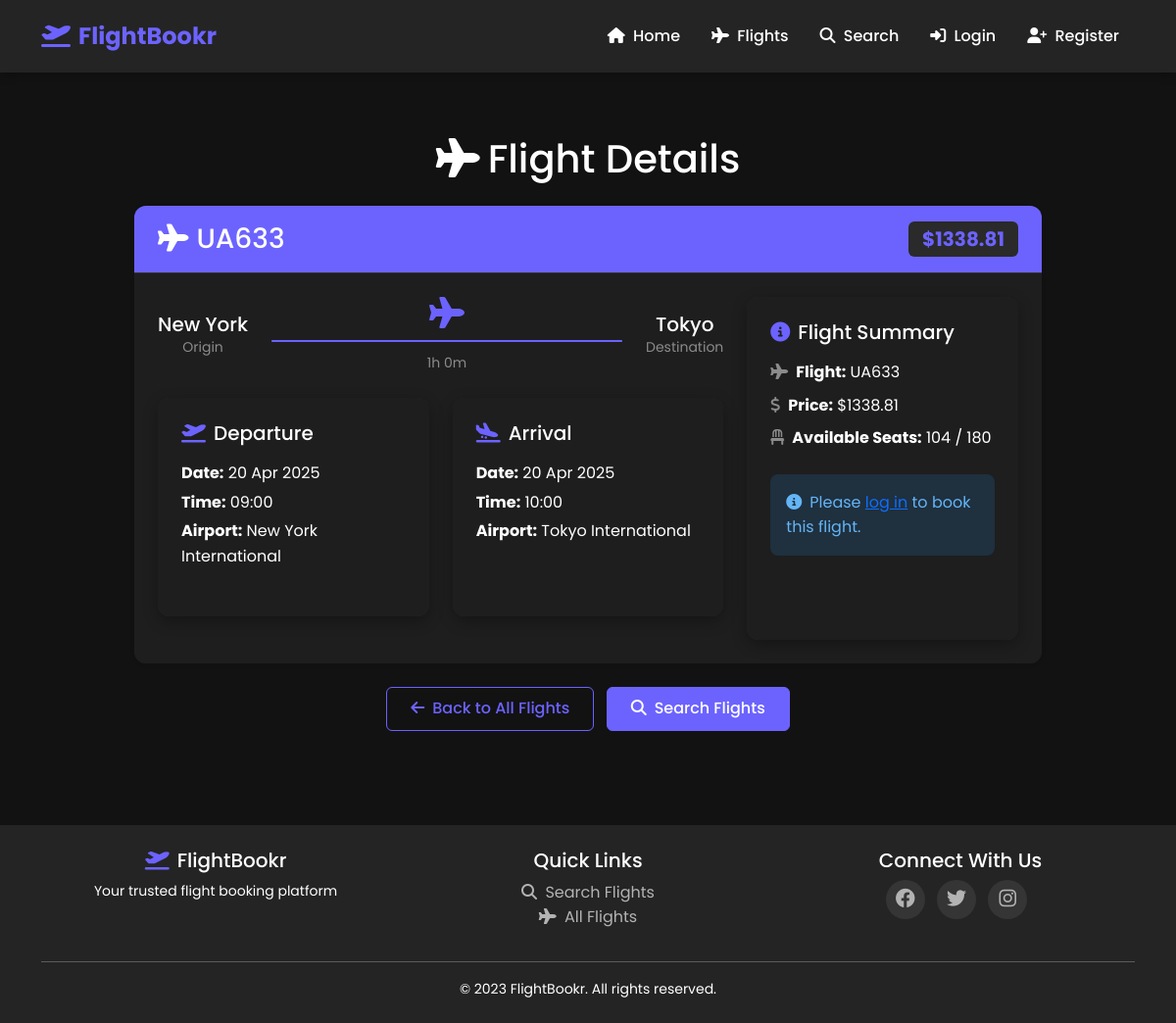
Page /flight/2 on the committed database.
### tables this page shows
CREATE TABLE flights (
        id INTEGER PRIMARY KEY AUTOINCREMENT,
        flight_number TEXT NOT NULL,
        origin TEXT NOT NULL,
        destination TEXT NOT NULL,
        departure_time TIMESTAMP NOT NULL,
        arrival_time TIMESTAMP NOT NULL,
        price REAL NOT NULL,
        total_seats INTEGER NOT NULL,
        available_seats INTEGER NOT NULL
    );

### app.py (the view)
@app.route('/flight/<int:flight_id>')
def flight_details(flight_id):
    flight = get_flight_by_id(flight_id)
    if not flight:
        flash('Flight not found', 'danger')
        return redirect(url_for('flights'))
    return render_template('flight_details.html', flight=flight)

### app.py (called while the page is built)
@app.template_filter('date_format')
def date_format(value, format='%Y-%m-%d %H:%M'):
    if value is None:
        return ""
    if isinstance(value, str):
        try:
            for fmt in ['%Y-%m-%d %H:%M:%S', '%Y-%m-%d %H:%M:%S.%f', '%Y-%m-%d %H:%M']:
                try:
                    value = datetime.strptime(value, fmt)
                    break
                except ValueError:
                    continue
        except Exception as e:
            print(f"Error parsing date: {e}")
            return value
    try:
        return value.strftime(format)
    except Exception as e:
        print(f"Error formatting date: {e}")
        return str(value)

@app.template_filter('datetime')
def parse_datetime(value):
    if value is None:
        return None
    if isinstance(value, str):
        try:
            for fmt in ['%Y-%m-%d %H:%M:%S', '%Y-%m-%d %H:%M:%S.%f', '%Y-%m-%d %H:%M']:
                try:
                    return datetime.strptime(value, fmt)
                except ValueError:
                    continue
            return value
        except Exception as e:
            print(f"Error parsing datetime: {e}")
            return value
    return value

### db.py (called while the page is built)
def get_db_connection():
    conn = sqlite3.connect(DATABASE_PATH)
    conn.row_factory = sqlite3.Row
    return conn

### flight.py (called while the page is built)
def get_flight_by_id(flight_id):
    conn = get_db_connection()
    cursor = conn.cursor()
    cursor.execute("SELECT * FROM flights WHERE id = ?", (flight_id,))
    flight = cursor.fetchone()
    conn.close()
    if flight:
        return dict(flight)
    return None

### templates/flight_details.html (shortened to what this page needs)
{% extends 'base.html' %}
{% block content %}
<div class="container py-5">
    <div class="row justify-content-center">
        <div class="col-lg-10">
            <h1 class="text-center mb-4"><i class="fas fa-plane me-2"></i>Flight Details</h1>
            <div class="card shadow-sm border-0 mb-4">
                <div class="card-header bg-primary text-white py-3">
                    <div class="d-flex justify-content-between align-items-center">
                        <h2 class="h3 m-0"><i class="fas fa-plane me-2"></i>{{ flight.flight_number }}</h2>
                        <span class="badge bg-light text-primary fw-bold fs-5">${{ flight.price }}</span>
                    </div>
                </div>
                <div class="card-body p-4">
                    <div class="row">
                        <div class="col-lg-8">
                            <div class="d-flex align-items-center mb-4">
                                <div class="text-center me-4">
                                    <h3 class="h5 mb-0">{{ flight.origin }}</h3>
                                    <p class="small text-muted mb-0">Origin</p>
                                </div>
                                <div class="flex-grow-1 text-center">
                                    <i class="fas fa-plane fa-2x text-primary"></i>
                                    <div class="progress my-2" style="height: 2px;">
                                        <div class="progress-bar bg-primary" role="progressbar" style="width: 100%"></div>
                                    </div>
                                    {% set departure = flight.departure_time|datetime %}
                                    {% set arrival = flight.arrival_time|datetime %}
                                    {% set duration = (arrival - departure).seconds // 60 %}
                                    <small class="text-muted">{{ duration // 60 }}h {{ duration % 60 }}m</small>
                                </div>
                                <div class="text-center ms-4">
                                    <h3 class="h5 mb-0">{{ flight.destination }}</h3>
                                    <p class="small text-muted mb-0">Destination</p>
                                </div>
                            </div>
                            <div class="row g-4 mb-4">
                                <div class="col-md-6">
                                    <div class="card h-100 border-0 bg-light">
                                        <div class="card-body">
                                            <h4 class="h5 mb-3"><i class="fas fa-plane-departure me-2 text-primary"></i>Departure</h4>
                                            <p class="mb-1"><strong>Date:</strong> {{ flight.departure_time|date_format('%d %b %Y') }}</p>
                                            <p class="mb-1"><strong>Time:</strong> {{ flight.departure_time|date_format('%H:%M') }}</p>
                                            <p class="mb-0"><strong>Airport:</strong> {{ flight.origin }} International</p>
                                        </div>
                                    </div>
                                </div>
                                <div class="col-md-6">
                                    <div class="card h-100 border-0 bg-light">
                                        <div class="card-body">
                                            <h4 class="h5 mb-3"><i class="fas fa-plane-arrival me-2 text-primary"></i>Arrival</h4>
                                            <p class="mb-1"><strong>Date:</strong> {{ flight.arrival_time|date_format('%d %b %Y') }}</p>
                                            <p class="mb-1"><strong>Time:</strong> {{ flight.arrival_time|date_format('%H:%M') }}</p>
                                            <p class="mb-0"><strong>Airport:</strong> {{ flight.destination }} International</p>
                                        </div>
                                    </div>
                                </div>
                            </div>
                        </div>
                        <div class="col-lg-4">
                            <div class="card border-0 bg-light h-100">
                                <div class="card-body">
                                    <h3 class="h5 mb-3"><i class="fas fa-info-circle me-2 text-primary"></i>Flight Summary</h3>
                                    <ul class="list-unstyled">
                                        <li class="mb-2"><i class="fas fa-plane me-2 text-muted"></i><strong>Flight:</strong> {{ flight.flight_number }}</li>
                                        <li class="mb-2"><i class="fas fa-dollar-sign me-2 text-muted"></i><strong>Price:</strong> ${{ flight.price }}</li>
                                        <li class="mb-2"><i class="fas fa-chair me-2 text-muted"></i><strong>Available Seats:</strong> {{ flight.available_seats }} / {{ flight.total_seats }}</li>
                                    </ul>
                                    <div class="mt-4">
                                        {% if 'user_id' in session %}
                                            {% if flight.available_seats > 0 %}
                                                <a href="{{ url_for('book_flight', flight_id=flight.id) }}" class="btn btn-primary btn-lg w-100">
                                                    <i class="fas fa-ticket-alt me-2"></i>Book This Flight
                                                </a>
                                            {% else %}
                                                <button class="btn btn-secondary btn-lg w-100" disabled>
                                                    <i class="fas fa-times-circle me-2"></i>No Seats Available
                                                </button>
                                            {% endif %}
                                        {% else %}
                                            <div class="alert alert-info">
                                                <i class="fas fa-info-circle me-2"></i>Please <a href="{{ url_for('login') }}">log in</a> to book this flight.
                                            </div>
                                        {% endif %}
                                    </div>
                                </div>
                            </div>
                        </div>
                    </div>
                </div>
            </div>
            <div class="text-center">
                <a href="{{ url_for('flights') }}" class="btn btn-outline-primary me-2">
                    <i class="fas fa-arrow-left me-2"></i>Back to All Flights
                </a>
                <a href="{{ url_for('search') }}" class="btn btn-primary">
                    <i class="fas fa-search me-2"></i>Search Flights
                </a>
            </div>
        </div>
    </div>
</div>
{% endblock %}

### static/css/style.css (style rules this page uses)
:root { --primary-color: #6c63ff; --primary-color-dark: #5046e5; --secondary-color: #4a47a3; --accent-color: #ff6b6b; --dark-bg: #121212; --card-bg: #1e1e1e; --header-bg: #242424; --card-header: #2a2a2a; --text-primary: #ffffff; --text-secondary: #b3b3b3; --text-muted: #8b8b8b; --border-color: #333333; --hover-color: #7367ff; --success-color: #4caf50; --info-color: #2196f3; --warning-color: #ff9800; --danger-color: #f44336; }
body { font-family: 'Poppins', sans-serif; line-height: 1.6; color: var(--text-primary); background-color: var(--dark-bg); }
.card { border: none; border-radius: 12px; box-shadow: 0 5px 15px rgba(0, 0, 0, 0.3); overflow: hidden; transition: transform 0.3s, box-shadow 0.3s; margin-bottom: 1.5rem; background-color: var(--card-bg); }
.card-header { background-color: var(--card-header); color: var(--text-primary); font-weight: 600; padding: 1rem 1.5rem; border-bottom: 1px solid var(--border-color); }
.card-body { padding: 1.5rem; background-color: var(--card-bg); color: var(--text-primary); }
.btn { padding: 0.6rem 1.5rem; border-radius: 6px; font-weight: 500; transition: all 0.3s; }
.btn-primary { background-color: var(--primary-color); border-color: var(--primary-color); color: white; }
.btn-outline-primary { color: var(--primary-color); border-color: var(--primary-color); background-color: transparent; }
.alert { border: none; border-radius: 8px; }
.alert-info { background-color: rgba(33, 150, 243, 0.15); color: #64b5f6; }
.badge { font-weight: 500; padding: 0.4em 0.7em; }
.bg-primary { background-color: var(--primary-color) !important; }
.bg-light { background-color: var(--card-header) !important; color: var(--text-primary) !important; }
.text-primary { color: var(--primary-color) !important; }
.text-muted { color: var(--text-muted) !important; }
.text-white { color: var(--text-primary) !important; }
.bg-light { background-color: var(--card-header) !important; }
.progress { background-color: var(--border-color); }
.progress-bar { background-color: var(--primary-color); }

### rows in the picture
flights: flight_number "UA633", price "1338.81", origin "New York", destination "Tokyo", departure_time "20 Apr 2025", departure_time "09:00", arrival_time "20 Apr 2025", arrival_time "10:00", available_seats "104", total_seats "180"

### other values in the picture
{{ duration // 60 }} "1"
{{ duration % 60 }} "0"
